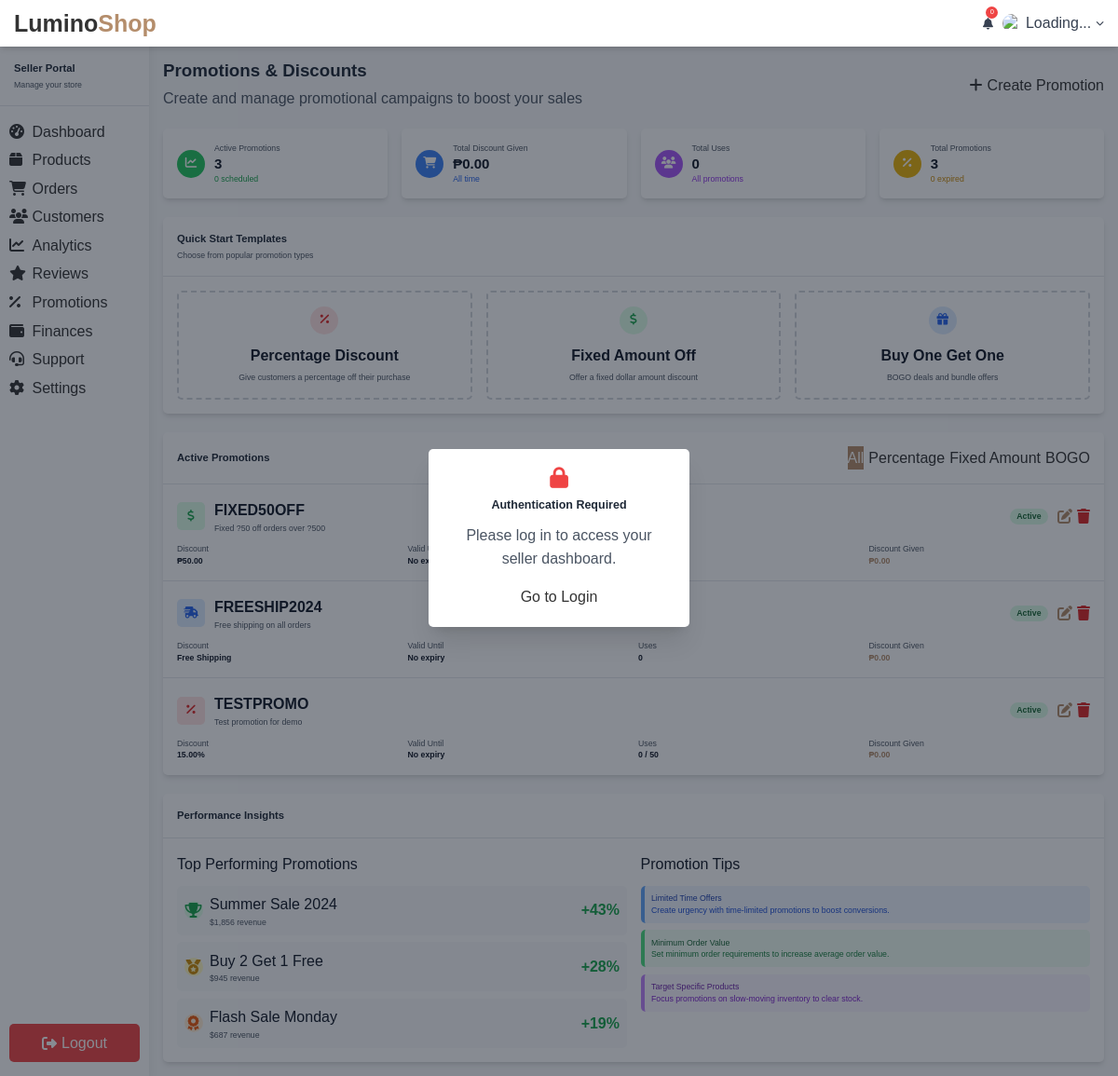
Page /seller/promotions.php (signed in) on the committed database.
### tables this page shows
CREATE TABLE `promo_codes` (
  `id` bigint(20) NOT NULL,
  `seller_id` bigint(20) DEFAULT NULL,
  `code` varchar(50) NOT NULL,
  `description` varchar(255) DEFAULT NULL,
  `type` enum('percentage','fixed_amount','free_shipping') NOT NULL,
  `value` decimal(12,2) NOT NULL,
  `minimum_order_amount` decimal(12,2) DEFAULT 0.00,
  `usage_limit` int(11) DEFAULT NULL,
  `usage_count` int(11) DEFAULT 0,
  `user_limit` int(11) DEFAULT 1,
  `starts_at` timestamp NULL DEFAULT NULL,
  `expires_at` timestamp NULL DEFAULT NULL,
  `is_active` tinyint(1) DEFAULT 1,
  `created_at` timestamp NOT NULL DEFAULT current_timestamp(),
  `updated_at` timestamp NOT NULL DEFAULT current_timestamp() ON UPDATE current_timestamp()
);

### seller/promotions.php (the view, shortened to what the rows shown need)
<?php
require_once 'includes/auth.php';
require_once 'includes/promotion.php';
require_once 'includes/layout.php';
$sellerId = $_SESSION['seller_id'];
$promotionManager = new PromotionManager($pdo);
$promotionsResult = $promotionManager->getPromotions($sellerId, ['status' => 'active', 'limit' => 10]);
$activePromotions = $promotionsResult['success'] ? $promotionsResult['promotions'] : [];
?>
        <div class="p-6">
            <div class="flex flex-col md:flex-row md:items-center md:justify-between mb-8">
                <div>
                    <h1 class="text-3xl font-bold text-gray-800 mb-2">Promotions & Discounts</h1>
                </div>
            </div>
            <div class="bg-white rounded-lg shadow-md mb-8">
                <div class="divide-y divide-gray-200">
                    <?php if (empty($activePromotions)): ?>
                        <div class="p-8 text-center text-gray-500">
                            <i class="fas fa-percent text-4xl text-gray-400 mb-4"></i>
                            <p>No active promotions</p>
                            <p class="text-sm text-gray-400 mt-2">Create your first promotion to start boosting sales</p>
                        </div>
                    <?php else: ?>
                        <?php foreach ($activePromotions as $promo):
                            $iconColors = [
                                'percentage' => ['bg-red-100', 'text-red-600', 'fas fa-percent'],
                                'fixed_amount' => ['bg-green-100', 'text-green-600', 'fas fa-dollar-sign'],
                                'free_shipping' => ['bg-blue-100', 'text-blue-600', 'fas fa-shipping-fast']
                            ];
                            $icon = $iconColors[$promo['type']] ?? ['bg-gray-100', 'text-gray-600', 'fas fa-tag'];
                            $statusColors = [
                                'active' => 'bg-green-100 text-green-800',
                                'scheduled' => 'bg-blue-100 text-blue-800',
                                'expired' => 'bg-red-100 text-red-800',
                                'inactive' => 'bg-gray-100 text-gray-800'
                            ];
                            $statusColor = $statusColors[$promo['computed_status']] ?? 'bg-gray-100 text-gray-800';
                        ?>
                        <div class="p-6">
                            <div class="flex items-center justify-between mb-4">
                                <div class="flex items-center">
                                    <div class="w-12 h-12 <?php echo $icon[0]; ?> rounded-lg flex items-center justify-center">
                                        <i class="<?php echo $icon[2]; ?> <?php echo $icon[1]; ?> text-xl"></i>
                                    </div>
                                    <div class="ml-4">
                                        <h4 class="font-semibold text-gray-900"><?php echo htmlspecialchars($promo['code']); ?></h4>
                                        <p class="text-sm text-gray-600"><?php echo htmlspecialchars($promo['description'] ?: 'No description'); ?></p>
                                    </div>
                                </div>
                                <div class="flex items-center space-x-4">
                                    <span class="inline-flex px-3 py-1 text-sm font-semibold rounded-full <?php echo $statusColor; ?>">
                                        <?php echo ucfirst($promo['computed_status']); ?>
                                    </span>
                                    <div class="flex space-x-2">
                                        <button class="text-beige hover:text-beige-dark edit-promo-btn" data-id="<?php echo $promo['id']; ?>">
                                            <i class="fas fa-edit"></i>
                                        </button>
                                        <button class="text-red-600 hover:text-red-800 delete-promo-btn" data-id="<?php echo $promo['id']; ?>">
                                            <i class="fas fa-trash"></i>
                                        </button>
                                    </div>
                                </div>
                            </div>
                            <div class="grid grid-cols-1 md:grid-cols-4 gap-4 text-sm">
                                <div>
                                    <p class="text-gray-600">Discount</p>
                                    <p class="font-semibold text-gray-900">
                                        <?php
                                        if ($promo['type'] === 'percentage') {
                                            echo $promo['value'] . '%';
                                        } elseif ($promo['type'] === 'fixed_amount') {
                                            echo '₱' . number_format($promo['value'], 2);
                                        } else {
                                            echo 'Free Shipping';
                                        }
                                        ?>
                                    </p>
                                </div>
                                <div>
                                    <p class="text-gray-600">Valid Until</p>
                                    <p class="font-semibold text-gray-900">
                                        <?php echo $promo['expires_at'] ? date('M j, Y', strtotime($promo['expires_at'])) : 'No expiry'; ?>
                                    </p>
                                </div>
                                <div>
                                    <p class="text-gray-600">Uses</p>
                                    <p class="font-semibold text-gray-900">
                                        <?php echo $promo['actual_usage_count']; ?>
                                        <?php if ($promo['usage_limit']): ?>/ <?php echo $promo['usage_limit']; ?><?php endif; ?>
                                    </p>
                                </div>
                                <div>
                                    <p class="text-gray-600">Discount Given</p>
                                    <p class="font-semibold text-beige">₱<?php echo number_format($promo['total_discount_given'], 2); ?></p>
                                </div>
                            </div>
                        </div>
                        <?php endforeach; ?>
                    <?php endif; ?>
                </div>
            </div>
        </div>

### rows in the picture
promo_codes: code "FIXED50OFF", description "Fixed ?50 off orders over ?500", computed_status "Active", value "50.00", shows "No expiry", total_discount_given "0.00"
promo_codes: code "FREESHIP2024", description "Free shipping on all orders", computed_status "Active", type "Free Shipping", shows "No expiry", actual_usage_count "0", total_discount_given "0.00"
promo_codes: code "TESTPROMO", description "Test promotion for demo", computed_status "Active", value "15.00", shows "No expiry", actual_usage_count "0", usage_limit "50", total_discount_given "0.00"

### other values in the picture
$stats['active_promotions'] "3"
$stats['scheduled_promotions'] "0"
$stats['total_discount_given'] "0.00"
$stats['total_uses'] "0"
$stats['total_promotions'] "3"
$stats['expired_promotions'] "0"
